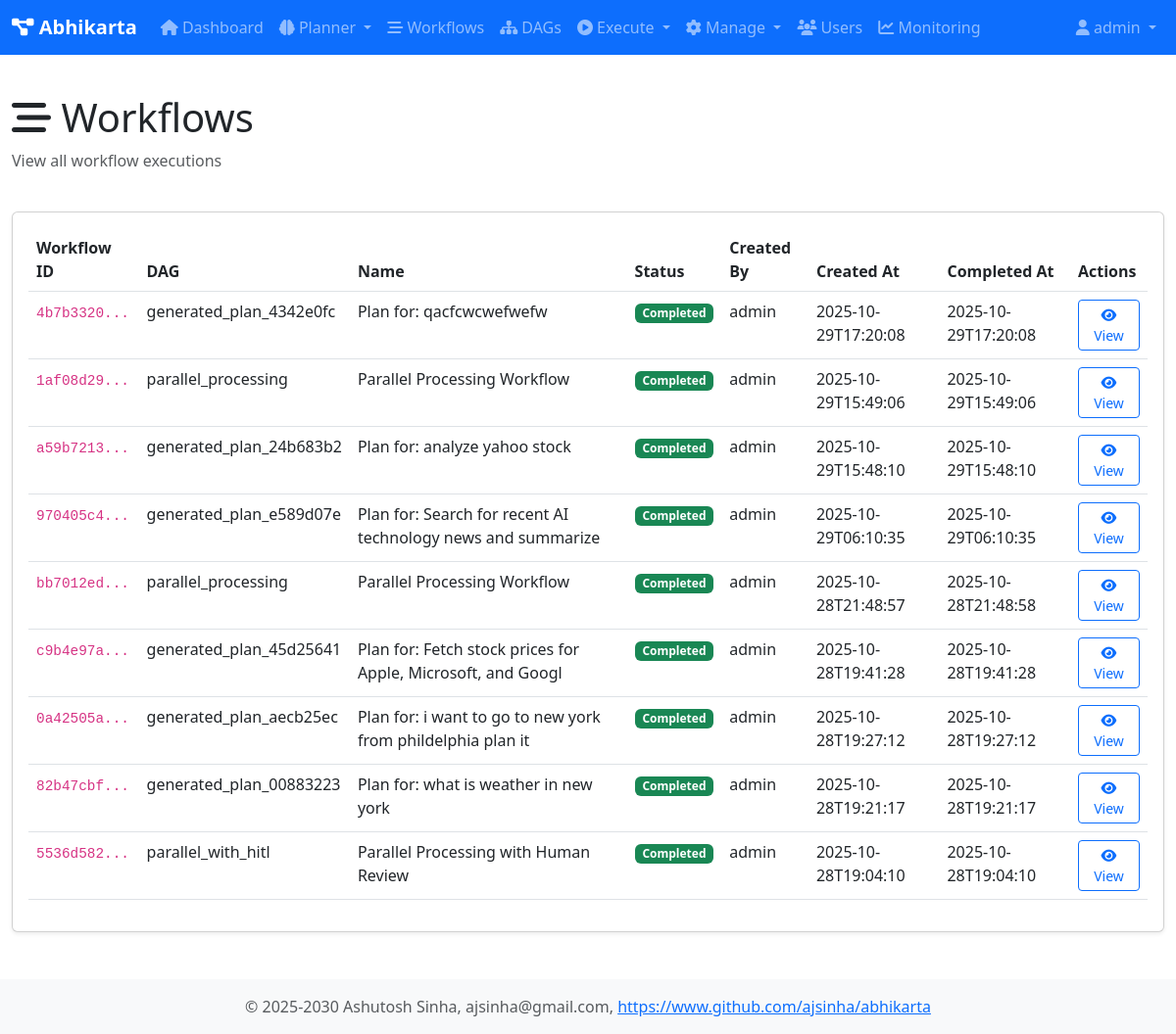
The app's page /workflows (signed in), older data.
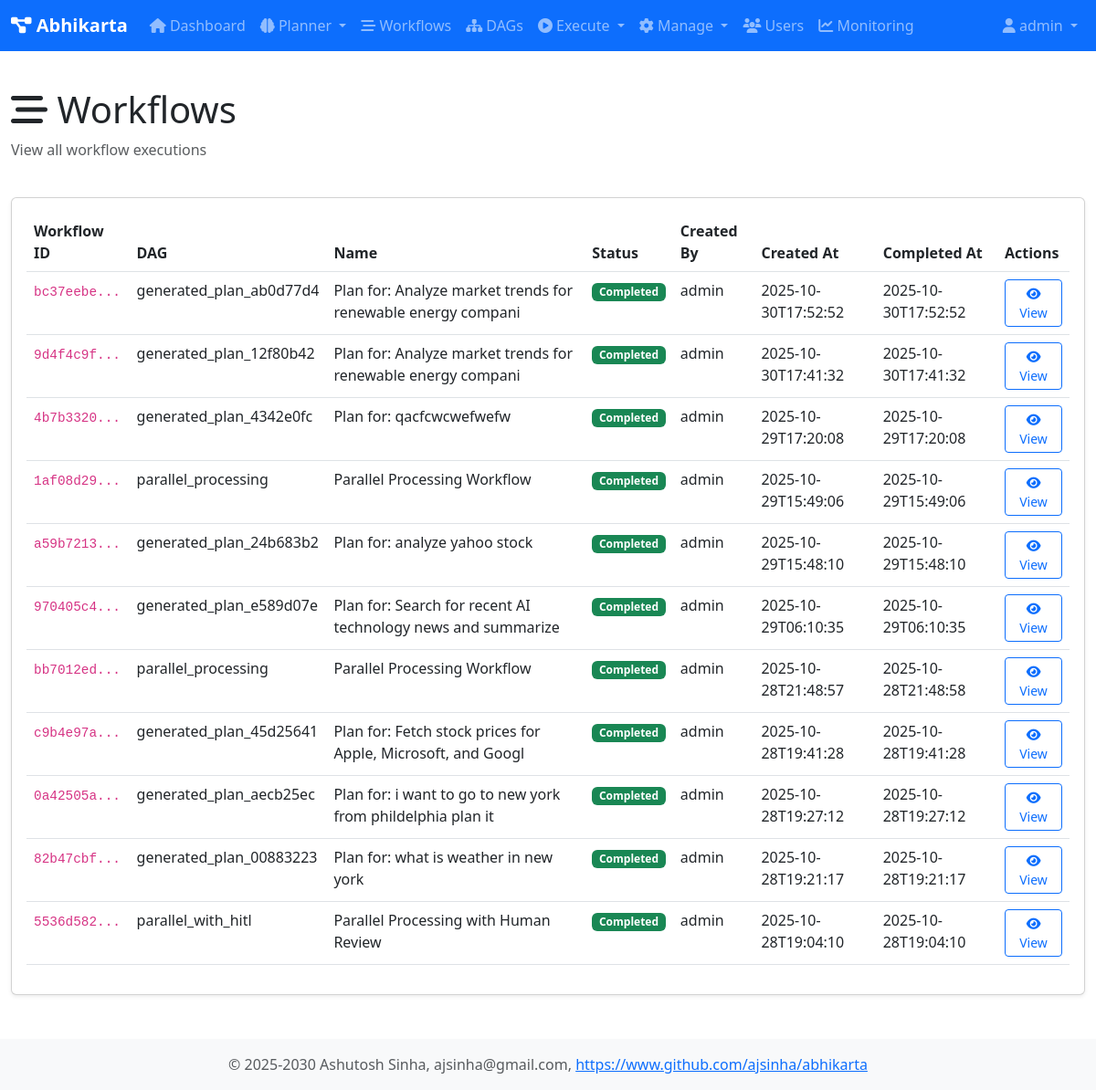
The same page, newer data.
### tables this page shows
CREATE TABLE workflows (
                workflow_id TEXT PRIMARY KEY,
                dag_id TEXT NOT NULL,
                session_id TEXT,
                name TEXT,
                description TEXT,
                status TEXT DEFAULT 'pending',
                created_at TEXT DEFAULT CURRENT_TIMESTAMP,
                started_at TEXT,
                completed_at TEXT,
                created_by TEXT,
                graph_json TEXT,
                result TEXT,
                error TEXT
            );

### web/app1.py (the view)
@app.route('/workflows')
@login_required
def workflows():
    user = user_registry.get_user(session['user_id'])
    db = get_db()
    all_workflows = db.fetchall("SELECT * FROM workflows ORDER BY created_at DESC")
    return render_template('workflows.html', user=user, workflows=all_workflows)

### core/user_registry.py (called while the page is built)
    def is_admin(self) -> bool:
        return self.role == 'admin'

    def get_user(self, user_id: str) -> Optional[User]:
        return self._users.get(user_id)

### db/database.py (called while the page is built)
def get_db() -> Database:
    global _db_instance
    if _db_instance is None:
        _db_instance = Database(db_type='sqlite', db_path='data/abhikarta.db')
        _db_instance.initialize_schema()
    return _db_instance

    @contextmanager
    def get_connection(self):
        conn = None
        try:
            if self.db_type == 'sqlite':
                conn = sqlite3.connect(self.db_path)
                conn.row_factory = sqlite3.Row
            elif self.db_type == 'postgresql':
                import psycopg2
                import psycopg2.extras
                conn = psycopg2.connect(**self.pg_params)
                conn.cursor_factory = psycopg2.extras.RealDictCursor
            yield conn
            conn.commit()
        except Exception as e:
            if conn:
                conn.rollback()
            raise e
        finally:
            if conn:
                conn.close()

    def fetchall(self, query: str, params: Tuple = ()) -> List[Dict[str, Any]]:
        with self.get_connection() as conn:
            cursor = conn.cursor()
            cursor.execute(query, params)
            rows = cursor.fetchall()
            return [dict(row) for row in rows]

### web/app1.py (called while the page is built)
def login_required(f):
    @wraps(f)
    def decorated_function(*args, **kwargs):
        if 'user_id' not in session:
            return redirect(url_for('login'))
        return f(*args, **kwargs)
    return decorated_function

### web/templates/workflows.html (shortened to what this page needs)
{% extends "base.html" %}
{% block content %}
<div class="row mb-4">
    <div class="col">
        <h1><i class="fas fa-stream"></i> Workflows</h1>
        <p class="text-muted">View all workflow executions</p>
    </div>
</div>
<div class="card">
    <div class="card-body">
        {% if workflows %}
        <div class="table-responsive">
            <table class="table table-hover">
                <thead>
                    <tr>
                        <th>Workflow ID</th>
                        <th>DAG</th>
                        <th>Name</th>
                        <th>Status</th>
                        <th>Created By</th>
                        <th>Created At</th>
                        <th>Completed At</th>
                        <th>Actions</th>
                    </tr>
                </thead>
                <tbody>
                    {% for workflow in workflows %}
                    <tr>
                        <td><code>{{ workflow.workflow_id[:8] }}...</code></td>
                        <td>{{ workflow.dag_id }}</td>
                        <td>{{ workflow.name or 'N/A' }}</td>
                        <td>
                            {% if workflow.status == 'running' %}
                                <span class="badge bg-info">Running</span>
                            {% elif workflow.status == 'completed' %}
                                <span class="badge bg-success">Completed</span>
                            {% elif workflow.status == 'failed' %}
                                <span class="badge bg-danger">Failed</span>
                            {% else %}
                                <span class="badge bg-secondary">{{ workflow.status }}</span>
                            {% endif %}
                        </td>
                        <td>{{ workflow.created_by or 'N/A' }}</td>
                        <td>{{ workflow.created_at[:19] }}</td>
                        <td>{{ workflow.completed_at[:19] if workflow.completed_at else 'N/A' }}</td>
                        <td>
                            <a href="{{ url_for('workflow_detail', workflow_id=workflow.workflow_id) }}"
                               class="btn btn-sm btn-outline-primary">
                                <i class="fas fa-eye"></i> View
                            </a>
                        </td>
                    </tr>
                    {% endfor %}
                </tbody>
            </table>
        </div>
        {% else %}
        <p class="text-muted">No workflows yet.</p>
        {% endif %}
    </div>
</div>
{% endblock %}

### web/templates/base.html (shortened to what this page needs)
<!DOCTYPE html>
<html lang="en">
<head>
    <link href="https://cdn.jsdelivr.net/npm/bootstrap@5.3.0/dist/css/bootstrap.min.css" rel="stylesheet">
    <link rel="stylesheet" href="https://cdnjs.cloudflare.com/ajax/libs/font-awesome/6.4.0/css/all.min.css">
    <link href="{{ url_for('static', filename='css/style.css') }}" rel="stylesheet">
</head>
<body>
    {% if user %}
    <nav class="navbar navbar-expand-lg navbar-dark bg-primary">
        <div class="container-fluid">
            <a class="navbar-brand" href="{{ url_for('dashboard') }}">
                <i class="fas fa-project-diagram"></i> Abhikarta
            </a>
            <div class="collapse navbar-collapse" id="navbarNav">
                <ul class="navbar-nav me-auto">
                    <li class="nav-item">
                        <a class="nav-link" href="{{ url_for('dashboard') }}">
                            <i class="fas fa-home"></i> Dashboard
                        </a>
                    </li>
                    <li class="nav-item dropdown">
                        <a class="nav-link dropdown-toggle" href="#" id="plannerDropdown" role="button" data-bs-toggle="dropdown">
                            <i class="fas fa-brain"></i> Planner
                        </a>
                    </li>
                    <li class="nav-item">
                        <a class="nav-link" href="{{ url_for('workflows') }}">
                            <i class="fas fa-stream"></i> Workflows
                        </a>
                    </li>
                    <li class="nav-item">
                        <a class="nav-link" href="{{ url_for('dags') }}">
                            <i class="fas fa-sitemap"></i> DAGs
                        </a>
                    </li>
                    <li class="nav-item dropdown">
                        <a class="nav-link dropdown-toggle" href="#" id="executeDropdown" role="button" data-bs-toggle="dropdown">
                            <i class="fas fa-play-circle"></i> Execute
                        </a>
                    </li>
                    <li class="nav-item dropdown">
                        <a class="nav-link dropdown-toggle" href="#" id="manageDropdown" role="button" data-bs-toggle="dropdown">
                            <i class="fas fa-cog"></i> Manage
                        </a>
                    </li>
                    {% if user.is_admin() %}
                    <li class="nav-item">
                        <a class="nav-link" href="{{ url_for('users') }}">
                            <i class="fas fa-users"></i> Users
                        </a>
                    </li>
                    <li class="nav-item">
                        <a class="nav-link" href="{{ url_for('monitoring_dashboard') }}">
                            <i class="fas fa-chart-line"></i> Monitoring
                        </a>
                    </li>
                    {% endif %}
                </ul>
                <ul class="navbar-nav">
                    <li class="nav-item dropdown">
                        <a class="nav-link dropdown-toggle" href="#" id="userDropdown" role="button" data-bs-toggle="dropdown">
                            <i class="fas fa-user"></i> {{ user.username }}
                        </a>
                    </li>
                </ul>
            </div>
        </div>
    </nav>
    {% endif %}
    <main class="container-fluid py-4">
        {% block content %}{% endblock %}
    </main>
    <footer class="footer mt-auto py-3 bg-light">
        <div class="container text-center">
            <span class="text-muted">© 2025-2030 Ashutosh Sinha, ajsinha@gmail.com,
                <a href="https://www.github.com/ajsinha/abhikarta" target="_blank">https://www.github.com/ajsinha/abhikarta</a>
            </span>
        </div>
    </footer>
</body>
</html>

### web/static/css/style.css (style rules this page uses)
body { min-height: 100vh; display: flex; flex-direction: column; }
main { flex: 1; }
.footer { margin-top: auto; }
.card { margin-bottom: 1.5rem; box-shadow: 0 0.125rem 0.25rem rgba(0,0,0,.075); }
code { font-size: 90%; }
.navbar-brand { font-weight: bold; }

Row changes from the older to the newer data that the page shows:
added workflows: workflow_id "bc37eebe", dag_id "generated_plan_ab0d77d4", name "Plan for: Analyze market trends for renewable energy compani", status "Completed", created_by "admin", created_at "2025-10-30T17:52:52", completed_at "2025-10-30T17:52:52"
added workflows: workflow_id "9d4f4c9f", dag_id "generated_plan_12f80b42", name "Plan for: Analyze market trends for renewable energy compani", status "Completed", created_by "admin", created_at "2025-10-30T17:41:32", completed_at "2025-10-30T17:41:32"
